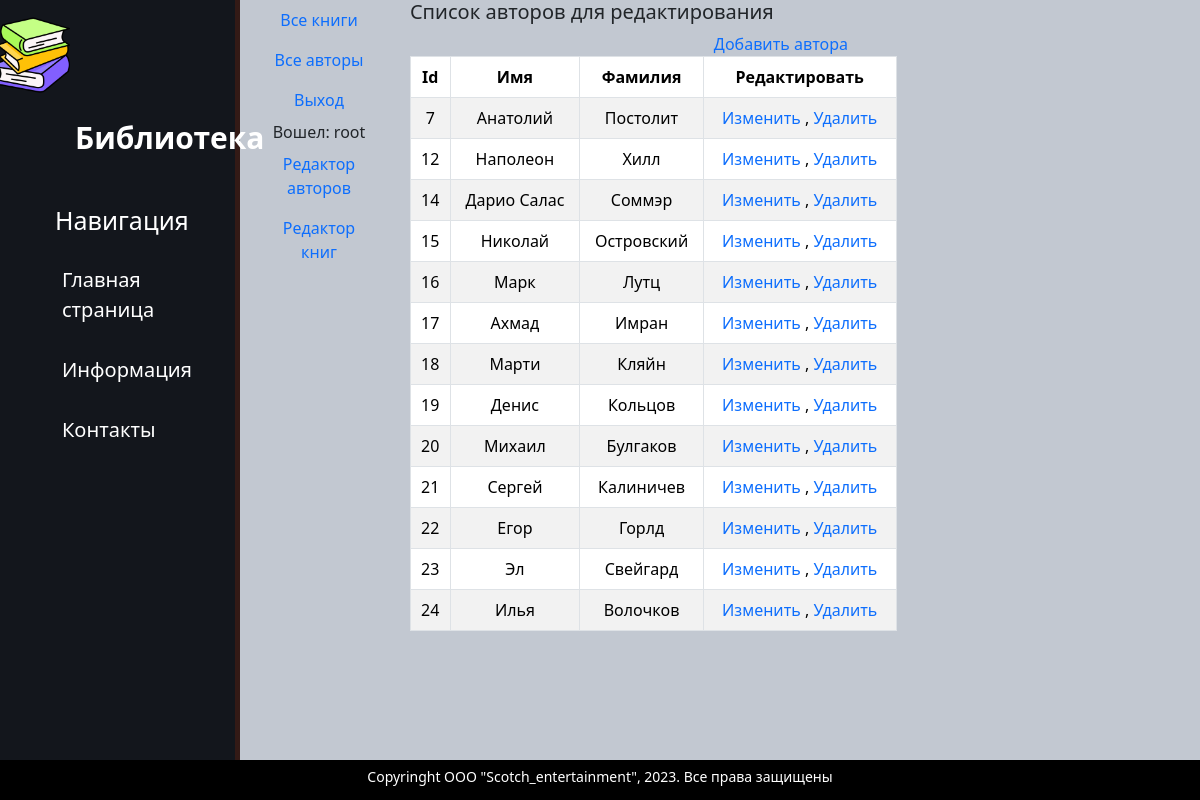
/edit_authors/ (signed in), run on the app's committed database.
### catalog/models.py (models this page shows, shortened)
class Author(models.Model):
    first_name = models.CharField(max_length=100,
                                  help_text="Введите имя автора",
                                  verbose_name="Имя автора")
    last_name = models.CharField(max_length=100,
                                 help_text="Введите фамилию автора",
                                 verbose_name="Фамилия автора")
    date_of_birth = models.DateField(
        help_text="Введите дату рождения",
        verbose_name="Дата рождения",
        null=True, blank=True)
    about = models.TextField(help_text="Введите сведения об авторе",
                             verbose_name="Сведения об авторе")
    photo = models.ImageField(upload_to='images',
                              help_text="Введите фото автора",
                              verbose_name="Фото автора",
                              null=True, blank=True)

### catalog/views.py (the view)
# urls.py: path('edit_authors/', views.edit_authors, name='edit_authors'),
def edit_authors(request):
    author = Author.objects.all()
    context = {'author': author}
    return render(request, 'catalog/edit_authors.html', context)

### templates/catalog/edit_authors.html (shortened to what this page needs)
{% extends 'catalog/base.html' %}
{% block content %}
<div class="row text-start text-#19b7e3 lh-2">
    <h5> Список авторов для редактирования </h5>
</div>
    <div class="row">
            <a href="/authors_add/{{ authors_add }}"> Добавить автора </a>
        <div class="col-8">
            <table class="table table-striped table-bordered table-start">
                <thead>
                    <tr>
                        <th> Id </th>
                        <th> Имя </th>
                        <th> Фамилия </th>
                        <th> Редактировать </th>
                    </tr>
                </thead>
                <tbody>
                {% if author %}
                    {% for author in author.all %}
                        <tr>
                            <td>{{ author.id }}</td>
                            <td>{{ author.first_name }}</td>
                            <td>{{ author.last_name }}</td>
                            <td><a href="/edit_author/{{ author.id }}"> Изменить </a>,
                                <a href="/delete/{{ author.id }}"> Удалить </a>
                            </td>
                        </tr>
                    {% endfor %}
                {% else %}
                    <p> В базе данных нет авторов </p>
                {% endif %}
                </tbody>
            </table>
        </div>
        <div class="col-2"></div>
    </div>
{% endblock %}

### templates/catalog/base.html (shortened to what this page needs)
<!DOCTYPE html>
<html lang="en">
<head>
    {% load static %}
    <link rel="stylesheet" href="https://cdn.jsdelivr.net/npm/bootstrap@5.3.2/dist/css/bootstrap.min.css">
    <link rel="stylesheet" href="{% static 'catalog/css/catalog.css' %}">
</head>
<body>
    <aside>
        <img src="{% static 'catalog/img/1.png' %}" alt="Лого">
        <span class="logo">Библиотека</span>
        <h3>Навигация</h3>
        <ul>
            <a href="{% url 'index' %}"><li>Главная страница</li></a>
            <a href="{% url 'about' %}"><li>Информация</са></li></a>
            <a href="{% url 'contact' %}"><li>Контакты</li></a>
        </ul>
    </aside>
    <div class="container-fluid">
        <div class="row text-center text-#19b7e3">
            <div class="col-2">
                {% block sidebar %}
                <nav class="nav flex-column ">
                    <a class="nav-link" href="{% url 'books' %}"> Все книги </a>
                    <a class="nav-link" href="{% url 'authors-list' %}"> Все авторы </a>
                    {% if user.is_authenticated %}
                    <a class="nav-link" href="{% url 'logout' %}?next={{ request.path }}"> Выход </a>
                    <div> Вошел: {{ user.get_username }}</div>
                    <a class="nav-link"
                       href="{% url 'edit_authors' %}"> Редактор авторов </a>
                    <a class="nav-link"
                       href="{% url 'edit_books' %}">Редактор книг</a>
                    {% else %}
                    <a class="nav-link"
                       href="{% url 'login' %}?next-{{ request.path }}"> Вход </a>
                    {% endif %}
                </nav>
                {% endblock sidebar %}
            </div>
            <div class="col-10" >
                <div class="row text-center text-#19b7e3">
                    {% block content %}
                    {% endblock content %}
                </div>
            </div>
        </div>
    </div>
    <footer>
        <div class="container-fluid">
            <div class="row bg-black text-center text-white small lh-sm pt my-2">
                {% block footer %}
                <p>Copyringht ООО "Scotch_entertainment", 2023. Все права защищены</p>
                {% endblock footer %}
            </div>
        </div>
    </footer>
</body>
</html>

### static/catalog/css/catalog.css (style rules this page uses)
body { background: #c2c8d1; }
aside { float: left; background: #13161c; width: 20%; padding: 2.5%; height: 100vh; color: #fff; border-right: 5px solid #331a16; }
aside img { width: 80px; float: left; margin-left: -40px; position: relative; top: -15px; }
aside .logo { font-size: 30px; margin-left: 45px; font-weight: bold; position: relative; top: 5px; }
aside h3 { margin-top: 50px; font-size: 25px; margin-left: 25px; }
aside ul { list-style: none }
aside ul li { color: #fff; display: block; margin-top: 30px; font-size: 20px; transition: all 0.6s ease; }
footer { position: absolute; bottom: 0; width: 100%; height: 40px; background: black; }

### templates/catalog/base.html (style rules this page uses)
a { text-decoration: none; }

### data on the page
Author: id "7", first_name "Анатолий", last_name "Постолит"
Author: id "12", first_name "Наполеон", last_name "Хилл"
Author: id "14", first_name "Дарио Салас", last_name "Соммэр"
Author: id "15", first_name "Николай", last_name "Островский"
Author: id "16", first_name "Марк", last_name "Лутц"
Author: id "17", first_name "Ахмад", last_name "Имран"
Author: id "18", first_name "Марти", last_name "Кляйн"
Author: id "19", first_name "Денис", last_name "Кольцов"
Author: id "20", first_name "Михаил", last_name "Булгаков"
Author: id "21", first_name "Сергей", last_name "Калиничев"
Author: id "22", first_name "Егор", last_name "Горлд"
Author: id "23", first_name "Эл", last_name "Свейгард"
Author: id "24", first_name "Илья", last_name "Волочков"

### other printed values
{{ user.get_username }} "root"
